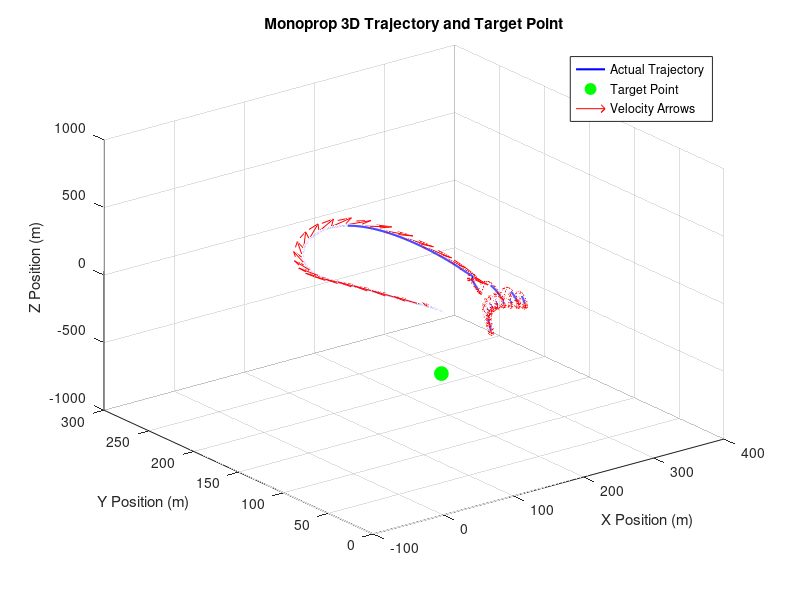
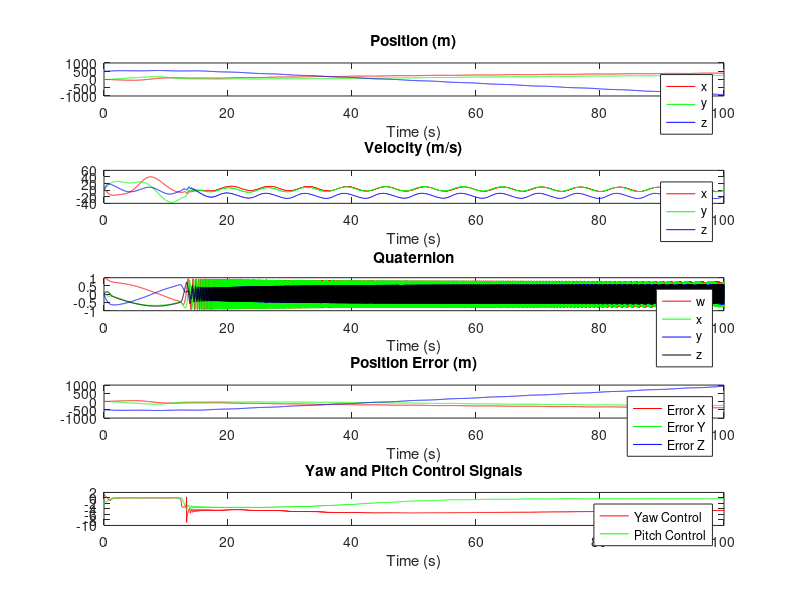

The MATLAB script that drew these images, in order:
function monocopter_dynamics_with_point_tracking()
    % Simulation parameters
    dt = 0.01;  % Time step (seconds)
    t_end = 100;  % Simulation time (seconds)
    num_steps = floor(t_end / dt);  % Number of time steps

    % Physical constants and parameters
    m = 1.0;  % Mass of the monocopter (kg)
    g = 9.81;  % Gravitational acceleration (m/s^2)
    k_D = 0.1;  % Drag coefficient
    k_wind = 0.05;  % Wind drag coefficient
    T_max = 10;  % Max thrust magnitude (N)

    % Moments of inertia (kg*m^2)
    I_x = 1.0;
    I_y = 2.0;
    I_z = 1.0;
    I = [I_x, I_y, I_z];  % Inertia tensor diagonal elements

    % Initial conditions
    r = [0; 0; 500];  % Initial position (m)
    v = [0; 0; 0];  % Initial velocity (m/s)
    q = [1; 0; 0; 0];  % Initial quaternion (neutral orientation)
    omega = [0; 0; 0];  % Initial angular velocity (rad/s)
    thrust_dir_body = [1; 2; 5];  % Thrust in the body frame (along z-axis)

    % Pre-allocate arrays to store results
    position_history = zeros(3, num_steps);
    velocity_history = zeros(3, num_steps);
    quaternion_history = zeros(4, num_steps);
    angular_velocity_history = zeros(3, num_steps);
    error_history = zeros(3, num_steps);  % Store error at each time step
    yaw_pitch_history = zeros(2, num_steps);  % Store yaw and pitch control signals

    % Target point definition (fixed in this case)
    target_point = [10; 10; 2];  % Target position (m)

    % PID controller gains for position (example)
    Kp_pos = 1;  % Proportional gain
    Ki_pos = 0.5;  % Integral gain
    Kd_pos = 0.3;  % Derivative gain
    integral_error_pos = [0; 0; 0];
    prev_error_pos = [0; 0; 0];

    % PID controller gains for yaw and pitch control
    Kp_yaw = 1.5;
    Kp_pitch = 1.5;
    
    % Wind parameters (sinusoidal model)
    A_wind = 10;  % Amplitude of the wind (m/s)
    omega_wind = 1;  % Frequency of the wind oscillation (rad/s)
    phase_shift_x = pi/4;  % Phase shift for wind in x-direction
    phase_shift_y = 1;  % Phase shift for wind in y-direction
    phase_shift_z = 1;  % Phase shift for wind in z-direction

    % Main simulation loop
    for step = 1:num_steps
        t = (step - 1) * dt;  % Current time

        % Define the target point (fixed for now, can be updated dynamically)
        reference_pos = target_point;

        % Calculate the position error (difference between current position and target)
        error_pos = reference_pos - r;
        error_history(:, step) = error_pos;  % Store error for analysis

        % PID control for following the target point
        integral_error_pos = integral_error_pos + error_pos * dt;  % Accumulate integral error
        derivative_error_pos = (error_pos - prev_error_pos) / dt;  % Derivative of the error
        prev_error_pos = error_pos;

        % PID controller for thrust adjustment
        control_signal_pos = Kp_pos * error_pos + Ki_pos * integral_error_pos + Kd_pos * derivative_error_pos;

        % Thrust adjustment based on the control signal
        T = min(T_max, norm(control_signal_pos));  % Cap thrust at max value

        % Calculate desired yaw and pitch based on the direction towards the target point
        desired_direction = error_pos / norm(error_pos);  % Normalize the direction

        % Calculate desired yaw and pitch (desired orientation)
        desired_yaw = atan2(desired_direction(2), desired_direction(1));  % Yaw around the z-axis
        desired_pitch = atan2(desired_direction(3), sqrt(desired_direction(1)^2 + desired_direction(2)^2));  % Pitch towards the target
        
        % Yaw and pitch control based on PID control (simplified)
        current_yaw = atan2(2 * (q(1) * q(4) + q(2) * q(3)), 1 - 2 * (q(3)^2 + q(4)^2));  % Extract current yaw from quaternion
        current_pitch = asin(2 * (q(1) * q(3) - q(4) * q(2)));  % Extract current pitch from quaternion
        
        % PID control for yaw and pitch
        yaw_control_signal = Kp_yaw * (desired_yaw - current_yaw);
        pitch_control_signal = Kp_pitch * (desired_pitch - current_pitch);

        yaw_pitch_history(:, step) = [yaw_control_signal; pitch_control_signal];  % Store yaw and pitch control signals

        % Apply yaw and pitch control to the angular velocities (for simplicity, assume direct control)
        omega(3) = yaw_control_signal;  % Yaw control affects rotation around z-axis
        omega(2) = pitch_control_signal;  % Pitch control affects rotation around y-axis

        % Sinusoidal wind velocity model
        v_wind = [
            A_wind * sin(omega_wind * t + phase_shift_x);
            A_wind * sin(omega_wind * t + phase_shift_y);
            A_wind * sin(omega_wind * t + phase_shift_z)
        ];

        % Store history
        position_history(:, step) = r;
        velocity_history(:, step) = v;
        quaternion_history(:, step) = q;
        angular_velocity_history(:, step) = omega;

        % 1. Compute rotational dynamics (Euler's equations)
        M = [0; 0; 0];  % No external torques in this case
        omega_dot = euler_equations(omega, M, I);  % Use the provided euler_equations function

        % Update angular velocity
        omega = omega + omega_dot * dt;

        % 2. Compute quaternion kinematics
        q_dot = 0.5 * omega_matrix(omega) * q;

        % Update quaternion and normalize
        q = q + q_dot * dt;
        q = q / norm(q);  % Normalize to maintain unit quaternion

        % 3. Compute translational dynamics (Newton's second law)
        % Compute the rotation matrix from the quaternion
        R_b_to_w = quat_to_rotation_matrix(q);

        % Thrust in world frame
        thrust_world = R_b_to_w * thrust_dir_body * T;

        % Relative velocity between the monocopter and the wind
        v_rel = v - v_wind;

        % Wind force proportional to relative velocity squared
        F_wind = -k_wind * norm(v_rel) * v_rel;

        % Net force = thrust - gravity - drag + wind force
        gravity = [0; 0; -m * g];
        drag = -k_D * v;
        F_net = thrust_world + gravity + drag + F_wind;

        % Acceleration
        a = F_net / m;

        % Update velocity and position
        v = v + a * dt;
        r = r + v * dt;
    end

    % Plot results with arrows and error history
    plot_results_with_arrows_and_error(position_history, velocity_history, quaternion_history, angular_velocity_history, error_history, target_point, yaw_pitch_history, dt);
end

%% Function to calculate the angular acceleration using Euler's equations
function omega_dot = euler_equations(omega, M, I)
    % Extract moments of inertia
    I_x = I(1);
    I_y = I(2);
    I_z = I(3);

    % Euler's equations for rotational motion
    omega_x = omega(1);
    omega_y = omega(2);
    omega_z = omega(3);
    
    % Angular acceleration components
    omega_dot_x = (M(1) + (I_y - I_z) * omega_y * omega_z) / I_x;
    omega_dot_y = (M(2) + (I_z - I_x) * omega_z * omega_x) / I_y;
    omega_dot_z = (M(3) + (I_x - I_y) * omega_x * omega_y) / I_z;

    % Return angular accelerations
    omega_dot = [omega_dot_x; omega_dot_y; omega_dot_z];
end

%% Function to compute the angular velocity matrix Omega for quaternion kinematics
function Omega = omega_matrix(omega)
    omega_x = omega(1);
    omega_y = omega(2);
    omega_z = omega(3);

    Omega = [0, -omega_x, -omega_y, -omega_z;
             omega_x, 0, omega_z, -omega_y;
             omega_y, -omega_z, 0, omega_x;
             omega_z, omega_y, -omega_x, 0];
end

%% Function to convert a quaternion to a rotation matrix
function R = quat_to_rotation_matrix(q)
    w = q(1);
    x = q(2);
    y = q(3);
    z = q(4);

    % Compute the rotation matrix
    R = [1 - 2*y^2 - 2*z^2, 2*x*y - 2*z*w, 2*x*z + 2*y*w;
         2*x*y + 2*z*w, 1 - 2*x^2 - 2*z^2, 2*y*z - 2*x*w;
         2*x*z - 2*y*w, 2*y*z + 2*x*w, 1 - 2*x^2 - 2*y^2];
end

%% Function to plot simulation results with arrows, error history, and yaw/pitch history
function plot_results_with_arrows_and_error(position_history, velocity_history, quaternion_history, angular_velocity_history, error_history, target_point, yaw_pitch_history, dt)
    time = (0:size(position_history, 2) - 1) * dt;

    % 3D Trajectory plot with arrows for velocity and defined path
    figure;
    plot3(position_history(1, :), position_history(2, :), position_history(3, :), 'b-', 'LineWidth', 1.5);
    hold on;

    % Plot target point (in green)
    plot3(target_point(1), target_point(2), target_point(3), 'go', 'MarkerSize', 10, 'MarkerFaceColor', 'g');

    % Plot velocity vectors as arrows (downsample for better visualization)
    step_size = 50;  % Adjust for fewer arrows (change based on your needs)
    quiver3(position_history(1, 1:step_size:end), position_history(2, 1:step_size:end), ...
        position_history(3, 1:step_size:end), velocity_history(1, 1:step_size:end), ...
        velocity_history(2, 1:step_size:end), velocity_history(3, 1:step_size:end), 0.5, 'r');

    grid on;
    title('Monoprop 3D Trajectory and Target Point');
    xlabel('X Position (m)');
    ylabel('Y Position (m)');
    zlabel('Z Position (m)');
    legend('Actual Trajectory', 'Target Point', 'Velocity Arrows');
    view(3);  % Set 3D view for better visualization
    hold off;

    % Position, velocity, quaternion and angular velocity history
    figure;
    subplot(5, 1, 1);
    plot(time, position_history(1, :), 'r', time, position_history(2, :), 'g', time, position_history(3, :), 'b');
    title('Position (m)');
    xlabel('Time (s)');
    legend('x', 'y', 'z');

    subplot(5, 1, 2);
    plot(time, velocity_history(1, :), 'r', time, velocity_history(2, :), 'g', time, velocity_history(3, :), 'b');
    title('Velocity (m/s)');
    xlabel('Time (s)');
    legend('x', 'y', 'z');

    subplot(5, 1, 3);
    plot(time, quaternion_history(1, :), 'r', time, quaternion_history(2, :), 'g', time, quaternion_history(3, :), 'b', time, quaternion_history(4, :), 'k');
    title('Quaternion');
    xlabel('Time (s)');
    legend('w', 'x', 'y', 'z');

    subplot(5, 1, 4);
    plot(time, error_history(1, :), 'r', time, error_history(2, :), 'g', time, error_history(3, :), 'b');
    title('Position Error (m)');
    xlabel('Time (s)');
    legend('Error X', 'Error Y', 'Error Z');

    % Plot the yaw and pitch control signals over time
    subplot(5, 1, 5);
    plot(time, yaw_pitch_history(1, :), 'r', time, yaw_pitch_history(2, :), 'g');
    title('Yaw and Pitch Control Signals');
    xlabel('Time (s)');
    legend('Yaw Control', 'Pitch Control');
end
